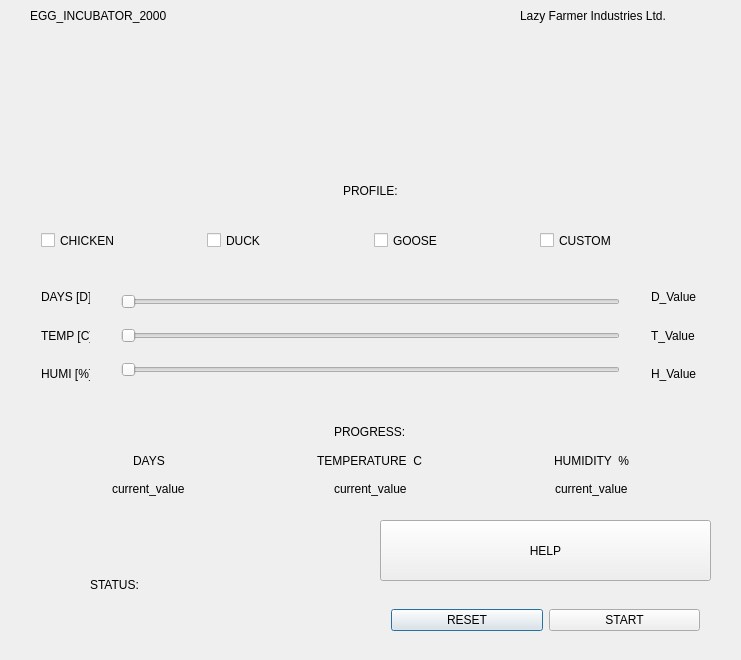
<?xml version="1.0" encoding="UTF-8"?>
<ui version="4.0">
 <class>Dialog</class>
 <widget class="QDialog" name="Dialog">
  <property name="geometry">
   <rect>
    <x>0</x>
    <y>0</y>
    <width>741</width>
    <height>660</height>
   </rect>
  </property>
  <property name="windowTitle">
   <string>Dialog</string>
  </property>
  <widget class="QWidget" name="horizontalLayoutWidget">
   <property name="geometry">
    <rect>
     <x>30</x>
     <y>220</y>
     <width>681</width>
     <height>41</height>
    </rect>
   </property>
   <layout class="QHBoxLayout" name="horizontalLayout">
    <item>
     <widget class="QCheckBox" name="checkBox">
      <property name="text">
       <string>CHICKEN</string>
      </property>
     </widget>
    </item>
    <item>
     <widget class="QCheckBox" name="checkBox_2">
      <property name="text">
       <string>DUCK</string>
      </property>
     </widget>
    </item>
    <item>
     <widget class="QCheckBox" name="checkBox_3">
      <property name="text">
       <string>GOOSE</string>
      </property>
     </widget>
    </item>
    <item>
     <widget class="QCheckBox" name="checkBox_4">
      <property name="text">
       <string>CUSTOM</string>
      </property>
     </widget>
    </item>
   </layout>
  </widget>
  <widget class="QLabel" name="label">
   <property name="geometry">
    <rect>
     <x>30</x>
     <y>0</y>
     <width>191</width>
     <height>31</height>
    </rect>
   </property>
   <property name="text">
    <string>EGG_INCUBATOR_2000</string>
   </property>
  </widget>
  <widget class="QWidget" name="horizontalLayoutWidget_2">
   <property name="geometry">
    <rect>
     <x>30</x>
     <y>170</y>
     <width>681</width>
     <height>41</height>
    </rect>
   </property>
   <layout class="QHBoxLayout" name="horizontalLayout_2">
    <item>
     <spacer name="horizontalSpacer">
      <property name="orientation">
       <enum>Qt::Horizontal</enum>
      </property>
      <property name="sizeHint" stdset="0">
       <size>
        <width>40</width>
        <height>20</height>
       </size>
      </property>
     </spacer>
    </item>
    <item>
     <widget class="QLabel" name="label_2">
      <property name="text">
       <string>PROFILE:</string>
      </property>
     </widget>
    </item>
    <item>
     <spacer name="horizontalSpacer_2">
      <property name="orientation">
       <enum>Qt::Horizontal</enum>
      </property>
      <property name="sizeHint" stdset="0">
       <size>
        <width>40</width>
        <height>20</height>
       </size>
      </property>
     </spacer>
    </item>
   </layout>
  </widget>
  <widget class="QWidget" name="horizontalLayoutWidget_3">
   <property name="geometry">
    <rect>
     <x>30</x>
     <y>30</y>
     <width>681</width>
     <height>141</height>
    </rect>
   </property>
   <layout class="QHBoxLayout" name="horizontalLayout_3">
    <item>
     <spacer name="horizontalSpacer_3">
      <property name="orientation">
       <enum>Qt::Horizontal</enum>
      </property>
      <property name="sizeHint" stdset="0">
       <size>
        <width>40</width>
        <height>20</height>
       </size>
      </property>
     </spacer>
    </item>
    <item>
     <widget class="QLabel" name="label_3">
      <property name="text">
       <string/>
      </property>
      <property name="textFormat">
       <enum>Qt::PlainText</enum>
      </property>
      <property name="pixmap">
       <pixmap resource="slike.qrc">:/slike/egg128.png</pixmap>
      </property>
     </widget>
    </item>
    <item>
     <spacer name="horizontalSpacer_4">
      <property name="orientation">
       <enum>Qt::Horizontal</enum>
      </property>
      <property name="sizeHint" stdset="0">
       <size>
        <width>40</width>
        <height>20</height>
       </size>
      </property>
     </spacer>
    </item>
   </layout>
  </widget>
  <widget class="QWidget" name="gridLayoutWidget_2">
   <property name="geometry">
    <rect>
     <x>30</x>
     <y>410</y>
     <width>681</width>
     <height>101</height>
    </rect>
   </property>
   <layout class="QGridLayout" name="gridLayout_2">
    <item row="1" column="2" alignment="Qt::AlignHCenter">
     <widget class="QLabel" name="label_13">
      <property name="text">
       <string>HUMIDITY  %</string>
      </property>
     </widget>
    </item>
    <item row="0" column="1" alignment="Qt::AlignHCenter">
     <widget class="QLabel" name="label_10">
      <property name="text">
       <string>PROGRESS:</string>
      </property>
      <property name="textFormat">
       <enum>Qt::AutoText</enum>
      </property>
     </widget>
    </item>
    <item row="1" column="1" alignment="Qt::AlignHCenter">
     <widget class="QLabel" name="label_12">
      <property name="text">
       <string>TEMPERATURE  C</string>
      </property>
     </widget>
    </item>
    <item row="1" column="0" alignment="Qt::AlignHCenter">
     <widget class="QLabel" name="label_11">
      <property name="text">
       <string>DAYS</string>
      </property>
     </widget>
    </item>
    <item row="2" column="0" alignment="Qt::AlignHCenter">
     <widget class="QLabel" name="label_14">
      <property name="text">
       <string>current_value</string>
      </property>
     </widget>
    </item>
    <item row="2" column="1" alignment="Qt::AlignHCenter">
     <widget class="QLabel" name="label_15">
      <property name="text">
       <string>current_value</string>
      </property>
      <property name="textFormat">
       <enum>Qt::AutoText</enum>
      </property>
     </widget>
    </item>
    <item row="2" column="2" alignment="Qt::AlignHCenter">
     <widget class="QLabel" name="label_16">
      <property name="text">
       <string>current_value</string>
      </property>
     </widget>
    </item>
   </layout>
  </widget>
  <widget class="QWidget" name="horizontalLayoutWidget_4">
   <property name="geometry">
    <rect>
     <x>30</x>
     <y>520</y>
     <width>321</width>
     <height>130</height>
    </rect>
   </property>
   <layout class="QHBoxLayout" name="horizontalLayout_4">
    <item alignment="Qt::AlignHCenter">
     <widget class="QLabel" name="label_18">
      <property name="text">
       <string>STATUS:</string>
      </property>
     </widget>
    </item>
    <item>
     <widget class="QLabel" name="label_17">
      <property name="text">
       <string/>
      </property>
      <property name="pixmap">
       <pixmap resource="slike.qrc">:/slike/switch-off.png</pixmap>
      </property>
     </widget>
    </item>
   </layout>
  </widget>
  <widget class="QWidget" name="horizontalLayoutWidget_5">
   <property name="geometry">
    <rect>
     <x>380</x>
     <y>590</y>
     <width>331</width>
     <height>61</height>
    </rect>
   </property>
   <layout class="QHBoxLayout" name="horizontalLayout_5">
    <item>
     <widget class="QPushButton" name="pushButton">
      <property name="text">
       <string>RESET</string>
      </property>
     </widget>
    </item>
    <item>
     <widget class="QPushButton" name="pushButton_2">
      <property name="text">
       <string>START</string>
      </property>
     </widget>
    </item>
   </layout>
  </widget>
  <widget class="QWidget" name="verticalLayoutWidget">
   <property name="geometry">
    <rect>
     <x>640</x>
     <y>270</y>
     <width>71</width>
     <height>131</height>
    </rect>
   </property>
   <layout class="QVBoxLayout" name="verticalLayout">
    <item>
     <widget class="QLabel" name="label_7">
      <property name="text">
       <string>D_Value</string>
      </property>
     </widget>
    </item>
    <item>
     <widget class="QLabel" name="label_8">
      <property name="text">
       <string>T_Value</string>
      </property>
     </widget>
    </item>
    <item>
     <widget class="QLabel" name="label_9">
      <property name="text">
       <string>H_Value</string>
      </property>
     </widget>
    </item>
   </layout>
  </widget>
  <widget class="QWidget" name="verticalLayoutWidget_2">
   <property name="geometry">
    <rect>
     <x>30</x>
     <y>270</y>
     <width>71</width>
     <height>131</height>
    </rect>
   </property>
   <layout class="QVBoxLayout" name="verticalLayout_2">
    <item>
     <widget class="QLabel" name="label_5">
      <property name="text">
       <string>DAYS [D]</string>
      </property>
     </widget>
    </item>
    <item>
     <widget class="QLabel" name="label_4">
      <property name="text">
       <string>TEMP [C]</string>
      </property>
     </widget>
    </item>
    <item>
     <widget class="QLabel" name="label_6">
      <property name="text">
       <string>HUMI [%]</string>
      </property>
     </widget>
    </item>
   </layout>
  </widget>
  <widget class="QWidget" name="verticalLayoutWidget_3">
   <property name="geometry">
    <rect>
     <x>110</x>
     <y>270</y>
     <width>521</width>
     <height>131</height>
    </rect>
   </property>
   <layout class="QVBoxLayout" name="verticalLayout_3">
    <item>
     <widget class="QSlider" name="horizontalSlider">
      <property name="minimum">
       <number>1</number>
      </property>
      <property name="maximum">
       <number>90</number>
      </property>
      <property name="singleStep">
       <number>1</number>
      </property>
      <property name="orientation">
       <enum>Qt::Horizontal</enum>
      </property>
     </widget>
    </item>
    <item>
     <widget class="QSlider" name="horizontalSlider_2">
      <property name="maximum">
       <number>1000</number>
      </property>
      <property name="orientation">
       <enum>Qt::Horizontal</enum>
      </property>
     </widget>
    </item>
    <item>
     <widget class="QSlider" name="horizontalSlider_3">
      <property name="maximum">
       <number>1000</number>
      </property>
      <property name="orientation">
       <enum>Qt::Horizontal</enum>
      </property>
     </widget>
    </item>
   </layout>
  </widget>
  <widget class="QPushButton" name="pushButton_3">
   <property name="geometry">
    <rect>
     <x>380</x>
     <y>520</y>
     <width>331</width>
     <height>61</height>
    </rect>
   </property>
   <property name="text">
    <string>HELP</string>
   </property>
  </widget>
  <widget class="QLabel" name="label_19">
   <property name="geometry">
    <rect>
     <x>520</x>
     <y>0</y>
     <width>191</width>
     <height>31</height>
    </rect>
   </property>
   <property name="text">
    <string>Lazy Farmer Industries Ltd.</string>
   </property>
  </widget>
 </widget>
 <layoutdefault spacing="6" margin="11"/>
 <resources>
  <include location="slike.qrc"/>
 </resources>
 <connections/>
</ui>
